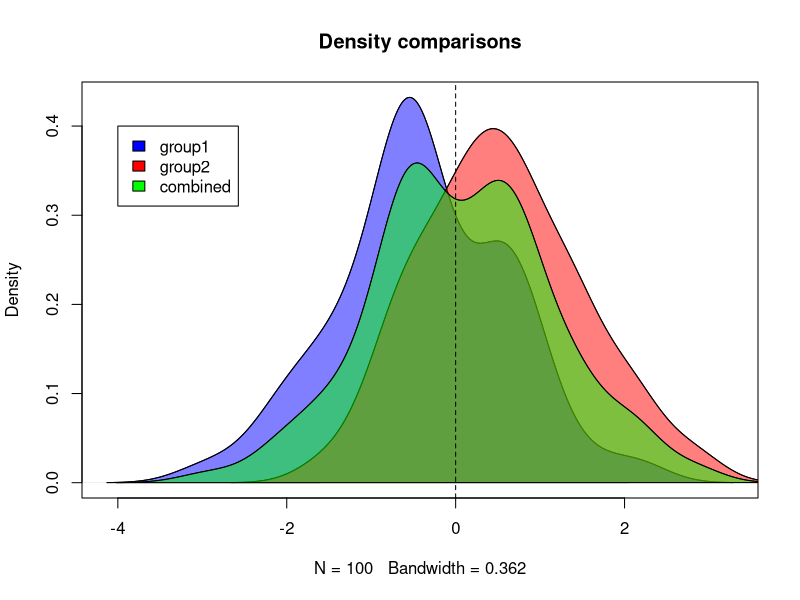

Here is the R script that generated this plot:
## ---- chunk 1
set.seed(6164900)
group1 <- rnorm(100, -0.5, 1)
group2 <- rnorm(100, 0.5, 1)
both <- c(group1, group2)
c(mean(group1), mean(group2), mean(both)) #different means
c(var(group1), var(group2), var(both)) #roughly same var

d1 <- density(group1)
d2 <- density(group2)
db <- density(both)

plot(d1, main="Density comparisons")
polygon(d1, col = rgb(0,0,1,0.5), border="black")
lines(d2)
polygon(d2, col = rgb(1,0,0,0.5), border="black")
lines(db)
polygon(db, col = rgb(0,1,0,0.5), border="black")
legend(-4, 0.4, fill = c("blue", "red", "green"), legend = c("group1", "group2", "combined"))

abline(v = 0, lty = 2)
## ---- chunk 2
Y <- rep(1:2, each = 100) #50% of cases in each class
X <- both #normal distribution
df <- cbind(Y,X)
## ---- chunk 3
estimates <- function(df){
  
  K <- length(table(df[,1])) #number of groups
  
  groups <- list() #create memory
  for(i in 1:K){ #save all groups into separate df
    groups[[i]] <- df[df[,1] == i,]
  }
  
  N <- sum(sapply(groups, function(x){nrow(x)})) #collect total sample size
  probs <- sapply(groups, function(x){nrow(x)}) / N
  means <- sapply(groups, function(x){mean(x[,2])}) #collect separate means
  
  #weighted var is the sum of squared deviations from the mean over all groups divided by the total sample size - number of groups (degrees of freedom)
  var_W <- sum(sapply(groups, function(x){ 
    sum((x[,2] - mean(x[,2]))^2)
  })) / (N-K)
  
  return(list(means = means, var_W = var_W, probs = probs))
}
estimates(df)
## ---- chunk 4
deltax <- function(x, df){
  est <- estimates(df)
  dx <- x * (est$means/est$var_W) - (est$means^2/(2*est$var_W)) + log(est$probs)
  return(dx)
}
## ---- chunk 5
dx <- deltax(1, df)
dx2 <- deltax(-0.3, df)
paste0("x = 1 would be classified in class: ", which(dx == max(dx)))
paste0("x = -0.3 would be classified in class: ", which(dx2 == max(dx2)))


## ---- chunk 6
LDA1 <- function(df){
  K <- length(table(df[,1])) #number of predictors
  
  dxs <- matrix(NA, nrow(df), K) #create memory
  y_pred <- c()
  for(i in 1:nrow(df)){
   dxs[i,] <- deltax(df[i,2], df) #calculate value for discriminant function for each case
   y_pred <- append(y_pred, which(dxs[i,] == max(dxs[i,]))) #where is dk(x) largest?
  }
  
  return(y_pred)
}
## ---- chunk 7
predictions <- LDA1(df)
sum(diag(prop.table(table(true = df[,1], predict = predictions))))
